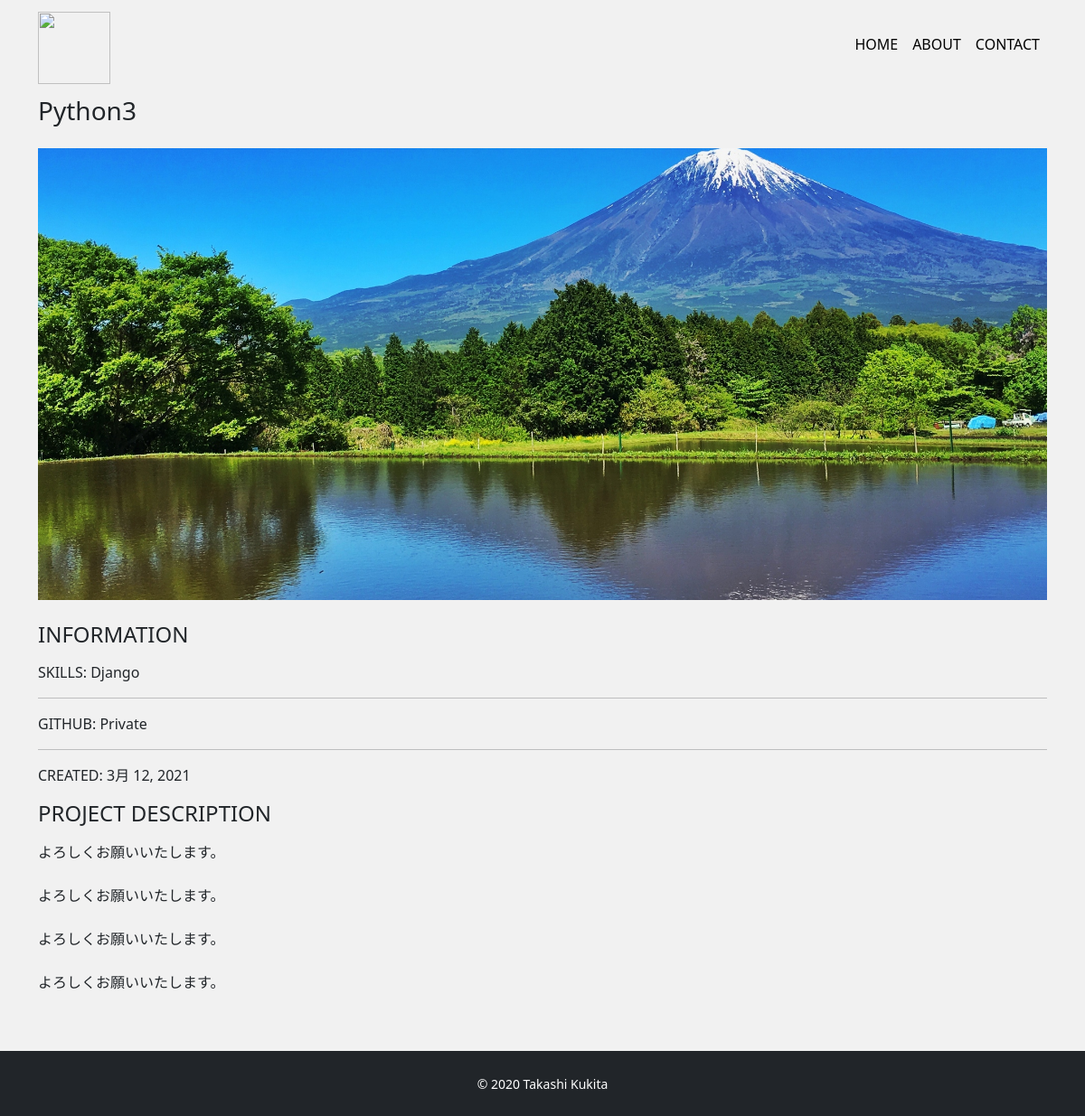
/detail/3, run on the app's committed database.
### app/models.py (models this page shows, shortened)
class Work(models.Model):
    title = models.CharField('タイトル', max_length=100)
    image = models.ImageField(upload_to='images', verbose_name='イメージ画像')
    thumbnail = models.ImageField(upload_to='images', verbose_name='サムネイル',null=True, blank=True)
    skill = models.CharField('スキル', max_length=100)
    url = models.CharField('URL', max_length=100,null=True, blank=True)
    created = models.DateField('作成日')
    description = models.TextField('説明')

### app/views.py (the view)
# urls.py: path('detail/<int:pk>',views.DetailView.as_view(), name='detail'),
class DetailView(View):
    def get(self, request, *args, **kwargs):
        work_data = Work.objects.get(id=self.kwargs['pk'])
        return render(request, 'app/detail.html',{
            'work_data': work_data
        })

### app/templates/app/detail.html (shortened to what this page needs)
{% extends 'app/base.html' %}
{% block content %}
<h3 class="mb-4">{{ work_data.title }}</h3>
<div class="card top mb-4">
    <img src="{{ work_data.image.url }}" alt="">
</div>
<div class="row">
    <div class="col-sm-4-mb-4">
        <h4 class="mb-3">INFORMATION</h4>
        <p>
            <span class="font-weight-bolder">SKILLS:</span>
            {{ work_data.skill }}
        </p>
        <hr>
        <p>
            <span class="font-weight-bolder">GITHUB:</span>
            {% if work_data.url %}
                <a href="{{ work_data.url }}" target="_blank" class="link-color">LINK</a>
            {% else %}
                Private
            {% endif %}
        </p>
        <hr>
        <p>
            <span class="font-weight-bolder">CREATED:</span>
            {{ work_data.created }}
        </p>
    </div>
    <div class="col-sm-8 mb-5">
        <h4 class="mb-3">PROJECT DESCRIPTION</h4>
        <p>{{ work_data.description|linebreaksbr }}</p>
    </div>
</div>
{% endblock  %}

### app/static/css/style.css (style rules this page uses)
* { margin: 0; padding: 0; box-sizing: border-box; }
body { background: #F1F1F1; display: flex; flex-flow: column; min-height: 100vh; }
.top img { object-fit: cover; height: 500px; }
.card { border: none; }

### data on the page
Work: title "Python3", image (picture), skill "Django", created "3月 12, 2021", description "よろしくお願いいたします。 よろしくお願いいたします。 よろしくお願いいたします。 よろしくお願いいたします。"
